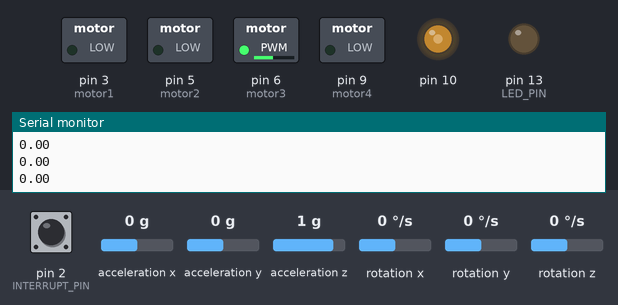
Recording of a sketch running on a simulated Arduino Uno, built with avr-gcc and run on an emulated ATmega328P. Shown: switched loads named in the sketch (green lamp = pin HIGH), output pins drawn as LEDs (lit = HIGH), the last lines printed to the serial monitor. The test bench sets the inputs (shaded band); at power-on: acceleration x 0 g, pin 2 (INTERRUPT_PIN) LOW, acceleration y 0 g, acceleration z 1 g, rotation x 0 °/s, rotation y 0 °/s, rotation z 0 °/s. The sensor or clock chip raises its interrupt line as the real part does.

Above: at 1.7 s.
1.8 s: acceleration x set to -0.2 g
At 3.0 s:
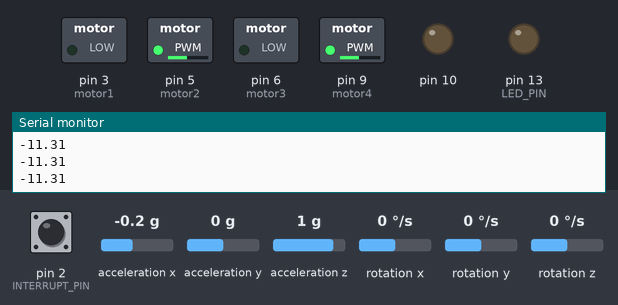
3.3 s: acceleration x set to 0.8 g
At 4.0 s:
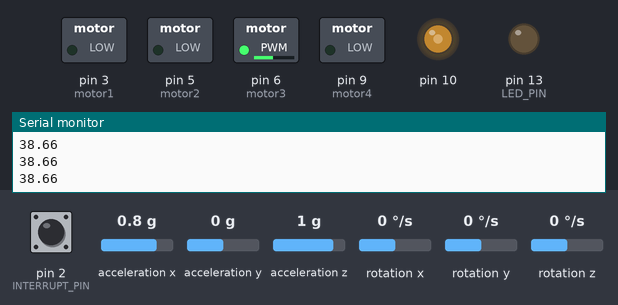
4.8 s: acceleration x set to -1.4 g
At 5.3 s:
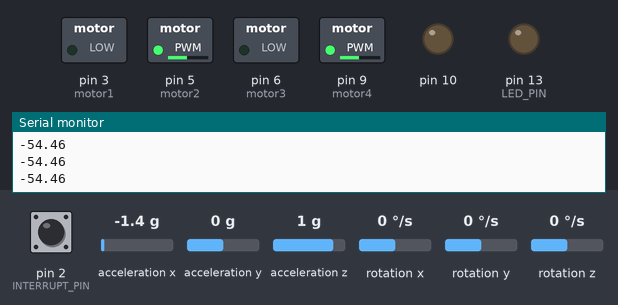
6.3 s: acceleration x set to 0 g
At 7.4 s:
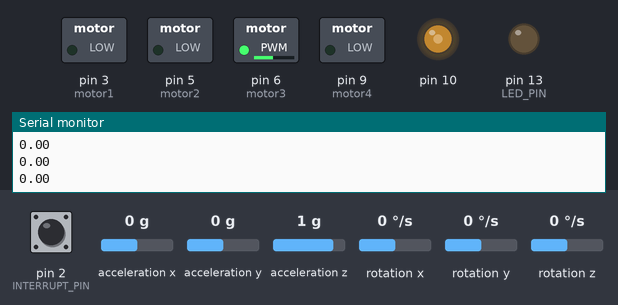
Timing chart, 0 to 8.8 s (numbered marks = the images above; inputs shaded):
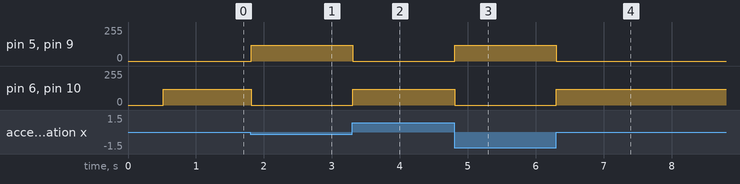

Measured:
- the behaviour switches between 0 and -0.1 g on acceleration x (found by bisection; images 0 and 1)
- after the input at 1.8 s, pin 5 (motor2), pin 9 (motor4): 0/255 → 120/255 at once; pin 6 (motor3), pin 10: 120/255 → 0/255 at once
- after the input at 3.3 s, pin 5 (motor2), pin 9 (motor4): 120/255 → 0/255 at once; pin 6 (motor3), pin 10: 0/255 → 120/255 at once
- after the input at 4.8 s, pin 5 (motor2), pin 9 (motor4): 0/255 → 120/255 at once; pin 6 (motor3), pin 10: 120/255 → 0/255 at once
- after the input at 6.3 s, pin 5 (motor2), pin 9 (motor4): 120/255 → 0/255 at once; pin 6 (motor3), pin 10: 0/255 → 120/255 at once

The sketch:

blance_car.ino
```cpp
#include "I2Cdev.h"
#include "MPU6050_6Axis_MotionApps20.h"
#if I2CDEV_IMPLEMENTATION == I2CDEV_ARDUINO_WIRE
    #include "Wire.h"
#endif
MPU6050 mpu;
#define OUTPUT_READABLE_YAWPITCHROLL
#define INTERRUPT_PIN 2  // use pin 2 on Arduino Uno & most boards
#define LED_PIN 13 // (Arduino is 13, Teensy is 11, Teensy++ is 6)
bool blinkState = false;

// MPU control/status vars
bool dmpReady = false;  // set true if DMP init was successful
uint8_t mpuIntStatus;   // holds actual interrupt status byte from MPU
uint8_t devStatus;      // return status after each device operation (0 = success, !0 = error)
uint16_t packetSize;    // expected DMP packet size (default is 42 bytes)
uint16_t fifoCount;     // count of all bytes currently in FIFO
uint8_t fifoBuffer[64]; // FIFO storage buffer

// orientation/motion vars
Quaternion q;           // [w, x, y, z]         quaternion container
VectorInt16 aa;         // [x, y, z]            accel sensor measurements
VectorInt16 aaReal;     // [x, y, z]            gravity-free accel sensor measurements
VectorInt16 aaWorld;    // [x, y, z]            world-frame accel sensor measurements
VectorFloat gravity;    // [x, y, z]            gravity vector
float euler[3];         // [psi, theta, phi]    Euler angle container
float ypr[3];           // [yaw頭轉, pitch左右翻轉, roll前後翻轉]   yaw/pitch/roll container and gravity vector

int motor1 = 3; //左前
int motor2 = 5; //右前
int motor3 = 6; //左後
int motor4 = 9; //右後


// ================================================================
// ===               INTERRUPT DETECTION ROUTINE                ===
// ================================================================

volatile bool mpuInterrupt = false;     // indicates whether MPU interrupt pin has gone high
void dmpDataReady() {
    mpuInterrupt = true;
}

void move(int speed_)
{
  if(speed_ >= 0)
  {
    analogWrite(5,0);
    analogWrite(6,speed_);
    analogWrite(9,0);
    analogWrite(10,speed_);
  }
  if(speed_ < 0)
  {
    analogWrite(5,-speed_);
    analogWrite(6,0);
    analogWrite(9,-speed_);
    analogWrite(10,0);
  }
}


// ================================================================
// ===                      INITIAL SETUP                       ===
// ================================================================

void setup() {
    // join I2C bus (I2Cdev library doesn't do this automatically)
    #if I2CDEV_IMPLEMENTATION == I2CDEV_ARDUINO_WIRE
        Wire.begin();
        Wire.setClock(400000); // 400kHz I2C clock. Comment this line if having compilation difficulties
    #elif I2CDEV_IMPLEMENTATION == I2CDEV_BUILTIN_FASTWIRE
        Fastwire::setup(400, true);
    #endif

    // initialize serial communication
    // (115200 chosen because it is required for Teapot Demo output, but it's
    // really up to you depending on your project)
    Serial.begin(115200);
    while (!Serial); // wait for Leonardo enumeration, others continue immediately

    // NOTE: 8MHz or slower host processors, like the Teensy @ 3.3V or Arduino
    // Pro Mini running at 3.3V, cannot handle this baud rate reliably due to
    // the baud timing being too misaligned with processor ticks. You must use
    // 38400 or slower in these cases, or use some kind of external separate
    // crystal solution for the UART timer.

    // initialize device
    Serial.println(F("Initializing I2C devices..."));
    mpu.initialize();
    pinMode(INTERRUPT_PIN, INPUT);

    // verify connection
    Serial.println(F("Testing device connections..."));
    Serial.println(mpu.testConnection() ? F("MPU6050 connection successful") : F("MPU6050 connection failed"));

    // load and configure the DMP
    Serial.println(F("Initializing DMP..."));
    devStatus = mpu.dmpInitialize();

    // supply your own gyro offsets here, scaled for min sensitivity
    mpu.setXGyroOffset(-136);
    mpu.setYGyroOffset(-2);
    mpu.setZGyroOffset(2);
    mpu.setXAccelOffset(77);
    mpu.setYAccelOffset(814);
    mpu.setZAccelOffset(806); // 1688 factory default for my test chip

    // make sure it worked (returns 0 if so)
    if (devStatus == 0) {
        // turn on the DMP, now that it's ready
        Serial.println(F("Enabling DMP..."));
        mpu.setDMPEnabled(true);

        // enable Arduino interrupt detection
        Serial.println(F("Enabling interrupt detection (Arduino external interrupt 0)..."));
        attachInterrupt(digitalPinToInterrupt(INTERRUPT_PIN), dmpDataReady, RISING);
        mpuIntStatus = mpu.getIntStatus();

        // set our DMP Ready flag so the main loop() function knows it's okay to use it
        Serial.println(F("DMP ready! Waiting for first interrupt..."));
        dmpReady = true;

        // get expected DMP packet size for later comparison
        packetSize = mpu.dmpGetFIFOPacketSize();
    } else {
        // ERROR!
        // 1 = initial memory load failed
        // 2 = DMP configuration updates failed
        // (if it's going to break, usually the code will be 1)
        Serial.print(F("DMP Initialization failed (code "));
        Serial.print(devStatus);
        Serial.println(F(")"));
    }

    // configure LED for output
    pinMode(LED_PIN, OUTPUT);
    // configure motor for output
    pinMode(motor1, OUTPUT);
    pinMode(motor2, OUTPUT);
    pinMode(motor3, OUTPUT);
    pinMode(motor4, OUTPUT);

    pinMode(5,OUTPUT);
    pinMode(6,OUTPUT);
    pinMode(9,OUTPUT);
    pinMode(10,OUTPUT);
}


// ================================================================
// ===                    MAIN PROGRAM LOOP                     ===
// ================================================================

void loop() {
    mpuInterrupt = false;
    mpuIntStatus = mpu.getIntStatus();
    if ((mpuIntStatus & 0x10) || fifoCount == 1024)
    {
        mpu.resetFIFO();
        Serial.println(F("FIFO overflow!"));
    }
    else if (mpuIntStatus & 0x02) {
        // wait for correct available data length, should be a VERY short wait
        while (fifoCount < packetSize) fifoCount = mpu.getFIFOCount();

        // read a packet from FIFO
        mpu.getFIFOBytes(fifoBuffer, packetSize);

        // track FIFO count here in case there is > 1 packet available
        // (this lets us immediately read more without waiting for an interrupt)
        fifoCount -= packetSize;
    mpu.dmpGetQuaternion(&q, fifoBuffer);
    mpu.dmpGetGravity(&gravity, &q);
    mpu.dmpGetYawPitchRoll(ypr, &q, &gravity);

    Serial.println(ypr[1] * 180/M_PI);
    if(ypr[1]>=0)
    {
      move(120);
    }
    if(ypr[1]<0)
    {
      move(-120);
    }
    }
}
```
